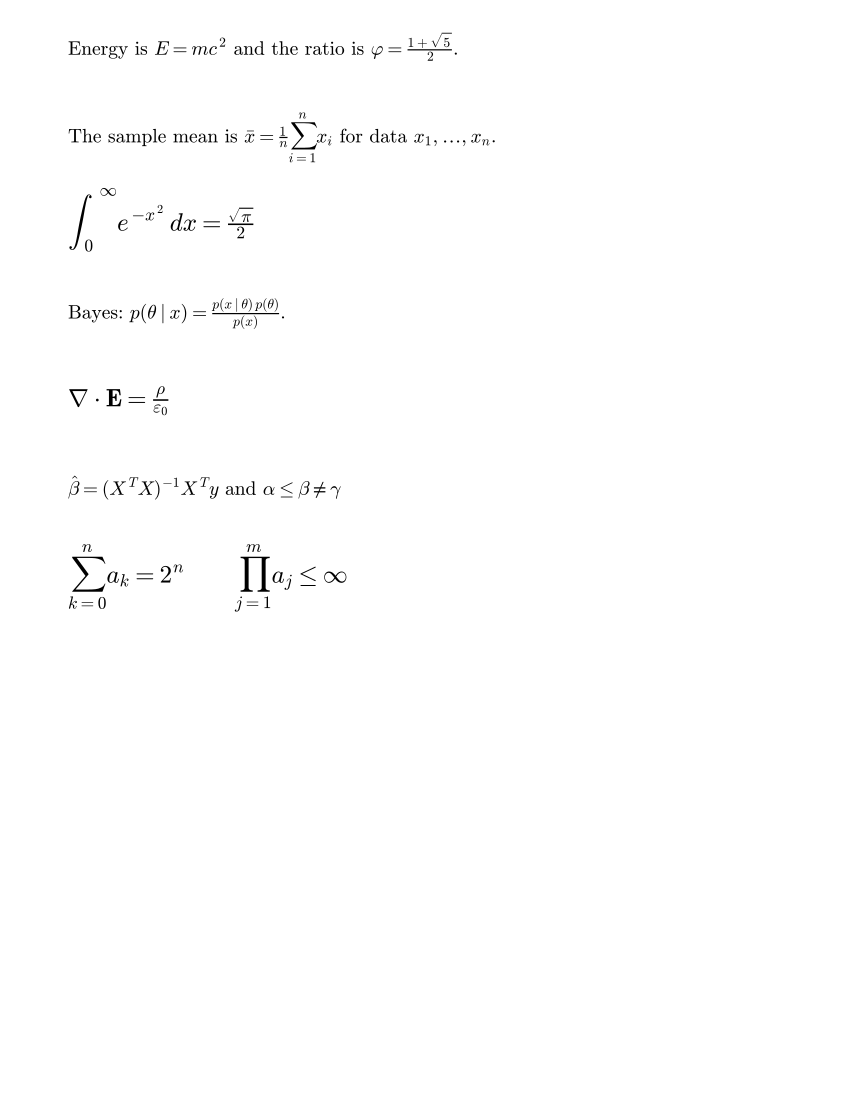

Recreate this plot in Python.
"""Regenerates bakoma_equations.pdf: ``python bakoma_equations.py OUT.pdf 3``."""

import sys

import matplotlib

matplotlib.use("pdf")
import matplotlib.pyplot as plt  # noqa: E402

matplotlib.rcParams["mathtext.fontset"] = "cm"
matplotlib.rcParams["font.family"] = "serif"
matplotlib.rcParams["font.serif"] = ["cmr10"]
matplotlib.rcParams["axes.formatter.use_mathtext"] = True
matplotlib.rcParams["pdf.fonttype"] = int(sys.argv[2])
lines = [
    (r"Energy is $E = mc^2$ and the ratio is $\varphi = \frac{1+\sqrt{5}}{2}$.", 14),
    (
        r"The sample mean is $\bar{x} = \frac{1}{n}\sum_{i=1}^{n} x_i$"
        r" for data $x_1, \ldots, x_n$.",
        14,
    ),
    (r"$\int_0^\infty e^{-x^2}\,dx = \frac{\sqrt{\pi}}{2}$", 18),
    (r"Bayes: $p(\theta \mid x) = \frac{p(x \mid \theta)\,p(\theta)}{p(x)}$.", 14),
    (r"$\nabla \cdot \mathbf{E} = \frac{\rho}{\varepsilon_0}$", 18),
    (r"$\hat{\beta} = (X^T X)^{-1} X^T y$ and $\alpha \leq \beta \neq \gamma$", 14),
    (r"$\sum_{k=0}^{n} a_k = 2^n \qquad \prod_{j=1}^{m} a_j \leq \infty$", 18),
]
fig = plt.figure(figsize=(8.5, 11))
y = 0.95
for text, size in lines:
    fig.text(0.08, y, text, fontsize=size)
    y -= 0.08
fig.savefig(sys.argv[1])
